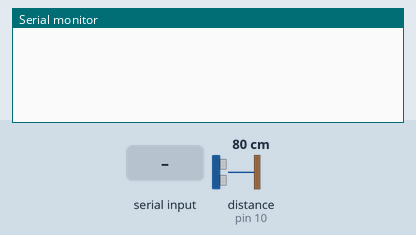
Bench run of a sketch on a simulated Arduino Uno, built with avr-gcc and run on an emulated ATmega328P. Shown: the last lines printed to the serial monitor. Inputs (shaded band) come from the test bench; at power-on: distance to the obstacle (sensor on pin 10) 80 cm. The echo pulse lasts 58.3 µs per cm.

Above: at 1.2 s.
1.3 s: "T" received over Serial
At 1.7 s:
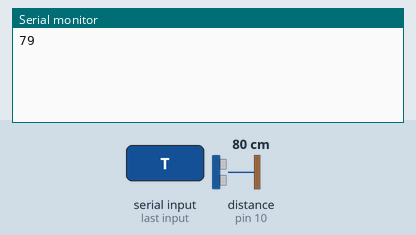
3.3 s: distance to the obstacle (sensor on pin 10) set to 60 cm
At 3.7 s:
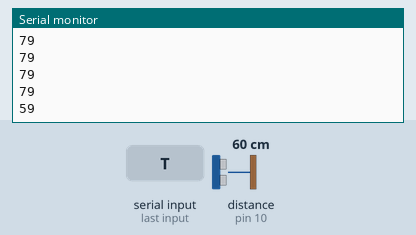
4.8 s: distance to the obstacle (sensor on pin 10) set to 35 cm
At 5.2 s:
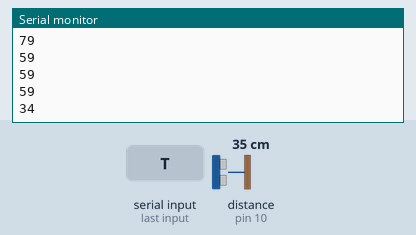
Timing chart, 0 to 7.8 s (numbered marks = the images above; inputs shaded):
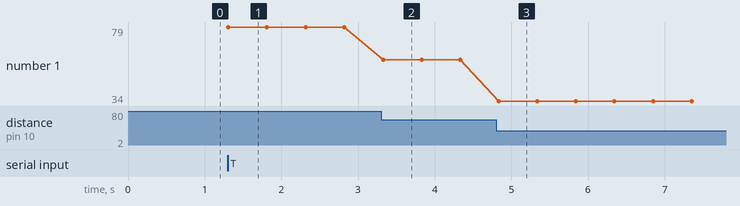

The sketch:

sensor_distancia.ino
```cpp
// Definição dos pinos do sensor ultrassônico HC-SR04
const int PIN_TRIG = 9;
const int PIN_ECHO = 10;

char charRead;
int distanciaAnterior = -1;
bool ensaioAtivo = false; // Controle de fluxo de transmissão

void setup() {
  Serial.begin(9600);

  // Configuração das portas do transdutor
  pinMode(PIN_TRIG, OUTPUT);
  pinMode(PIN_ECHO, INPUT);

  // Assegura que o pino de disparo inicie em repouso
  digitalWrite(PIN_TRIG, LOW);
}

void loop() {
  // 1. Escuta de sinais de controle do servidor Node.js
  if (Serial.available() > 0) {
    charRead = Serial.read();

    if (charRead == 'T') {
      ensaioAtivo = true;  // Inicia a varredura instantaneamente
    } else if (charRead == 'F') {
      ensaioAtivo = false; // Suspende a varredura
    }
  }

  // 2. Aquisição e processamento do sinal ultrassônico
  if (ensaioAtivo) {

    // Disparo do pulso de 40kHz (10 microssegundos exatos)
    digitalWrite(PIN_TRIG, LOW);
    delayMicroseconds(2);
    digitalWrite(PIN_TRIG, HIGH);
    delayMicroseconds(10);
    digitalWrite(PIN_TRIG, LOW);

    // Janela de recepção (timeout restrito a 20ms para viabilizar amostragem a 10Hz)
    long duracao = pulseIn(PIN_ECHO, HIGH, 20000);
    int distanciaAtual = (duracao * 0.0343) / 2;

    // Tratamento de falha de eco (ausência de retorno no tempo limite)
    if (distanciaAtual == 0 && duracao == 0) {
      if (distanciaAnterior != -1) {
        distanciaAtual = distanciaAnterior;
      }
    }

    // Filtro de rejeição de ruído para anomalias espaciais (>30cm de variação em 0.1s)
    if (distanciaAnterior != -1) {
      int delta = abs(distanciaAtual - distanciaAnterior);
      if (delta > 30) {
        distanciaAtual = distanciaAnterior;
      }
    }

    distanciaAnterior = distanciaAtual;

    // Transmissão isolada do valor numérico com delimitador explícito de quebra de linha
    Serial.print(distanciaAtual);
    Serial.print("\r\n");

    // Período de amostragem (500ms)
    delay(500);
  }
}
```

Measured:
- after the input at 1.3 s, the serial monitor: prints a new line at once (image 1)
- after the input at 3.3 s, the serial monitor: prints a new line at once (image 2)
- after the input at 4.8 s, the serial monitor: prints a new line at once (image 3)
- plotted number 1: 79 → 59 after the input at 3.3 s, 59 → 34 after the input at 4.8 s
